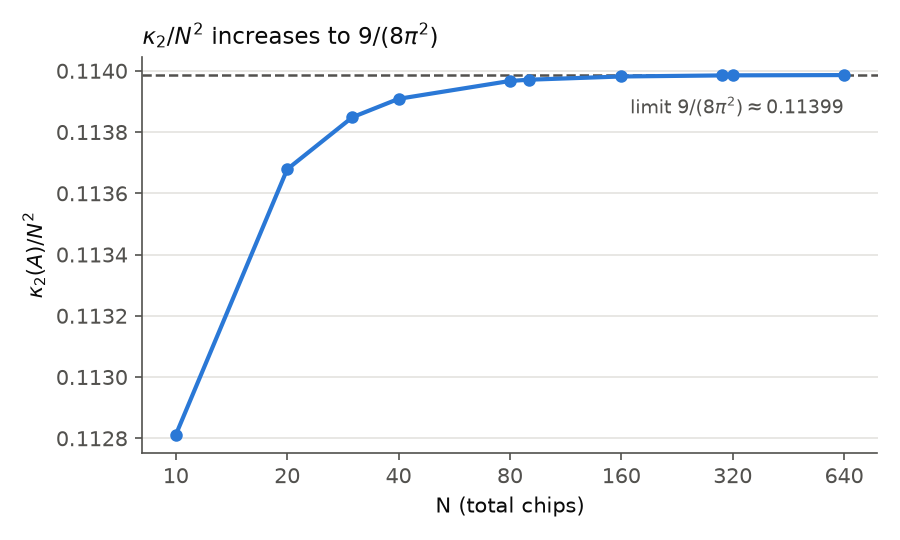

The Python source for this figure:
"""Figure for chunk 1: kappa2 / N^2 against N, approaching 9 / (8 pi^2) from below.

Reads results/e01_conditioning.csv only.
    python figures/f01_conditioning.py [--results DIR] [--outdir DIR]
"""
import argparse
import math
import pathlib

import matplotlib

matplotlib.use("Agg")
import matplotlib.pyplot as plt
import pandas as pd

SERIES = "#2a78d6"
INK, MUTED, GRID = "#0b0b0b", "#52514e", "#e4e3df"


def main():
    parser = argparse.ArgumentParser()
    parser.add_argument("--results", default="results")
    parser.add_argument("--outdir", default="figures")
    args = parser.parse_args()

    df = pd.read_csv(pathlib.Path(args.results) / "e01_conditioning.csv").sort_values("N")
    limit = 9 / (8 * math.pi**2)

    fig, ax = plt.subplots(figsize=(6, 3.6), dpi=150)
    ax.axhline(limit, color=MUTED, linestyle="--", linewidth=1.2)
    ax.annotate(r"limit $9/(8\pi^2) \approx 0.11399$", xy=(df["N"].max(), limit), xytext=(0, -10),
                textcoords="offset points", color=MUTED, fontsize=9, ha="right", va="top")
    ax.plot(df["N"], df["kappa2_over_N2"], color=SERIES, linewidth=2, marker="o", markersize=5)

    ax.set_xscale("log")
    ticks = [N for N in (10, 20, 40, 80, 160, 320, 640) if df["N"].min() <= N <= df["N"].max()]
    ax.set_xticks(ticks)
    ax.set_xticklabels(ticks)
    ax.minorticks_off()
    ax.set_xlabel("N (total chips)", color=INK)
    ax.set_ylabel(r"$\kappa_2(A) / N^2$", color=INK)
    ax.set_title(r"$\kappa_2 / N^2$ increases to $9/(8\pi^2)$", color=INK, fontsize=11, loc="left")
    ax.grid(axis="y", color=GRID, linewidth=0.8)
    for side in ("top", "right"):
        ax.spines[side].set_visible(False)
    for side in ("left", "bottom"):
        ax.spines[side].set_color(MUTED)
    ax.tick_params(colors=MUTED)
    fig.tight_layout()

    outdir = pathlib.Path(args.outdir)
    outdir.mkdir(parents=True, exist_ok=True)
    path = outdir / "f01_conditioning.png"
    fig.savefig(path)
    print(f"wrote {path}")


if __name__ == "__main__":
    main()
